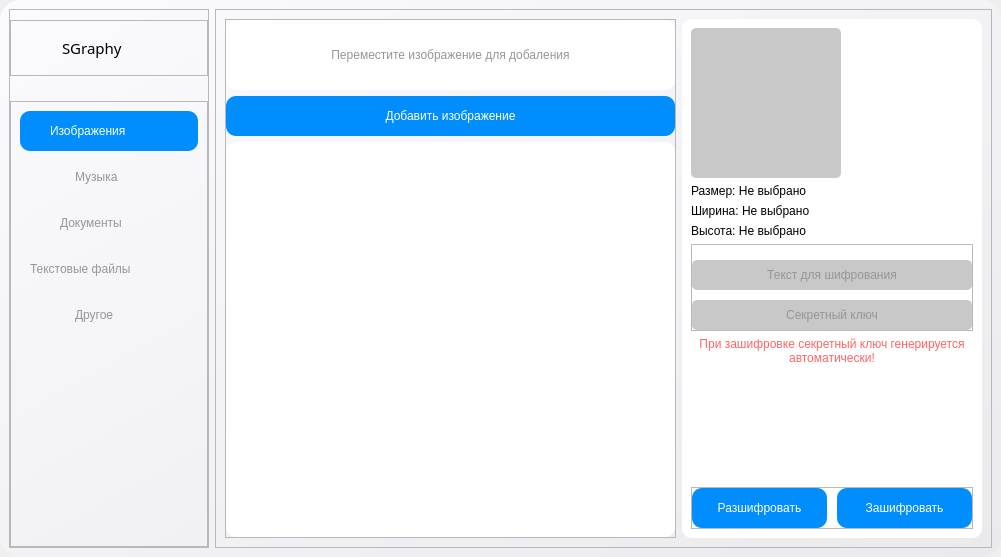
<?xml version="1.0" encoding="UTF-8"?>
<ui version="4.0">
 <class>MainWindow</class>
 <widget class="QMainWindow" name="MainWindow">
  <property name="geometry">
   <rect>
    <x>0</x>
    <y>0</y>
    <width>1001</width>
    <height>557</height>
   </rect>
  </property>
  <property name="acceptDrops">
   <bool>false</bool>
  </property>
  <property name="windowTitle">
   <string>MainWindow</string>
  </property>
  <property name="styleSheet">
   <string notr="true">#centralwidget {
	border-radius: 20px;

	background: qlineargradient(spread:pad, x1:0, y1:0, x2:1, y2:1, stop:0 rgba(251, 251, 255, 255), stop:1 rgba(234, 234, 237, 255));
}

QLabel {
	font: 81 12pt &quot;Montserrat ExtraBold&quot;;
}</string>
  </property>
  <widget class="QWidget" name="centralwidget">
   <layout class="QHBoxLayout" name="horizontalLayout">
    <item>
     <widget class="QFrame" name="explorerFrame">
      <property name="minimumSize">
       <size>
        <width>200</width>
        <height>0</height>
       </size>
      </property>
      <property name="maximumSize">
       <size>
        <width>200</width>
        <height>16777215</height>
       </size>
      </property>
      <property name="frameShape">
       <enum>QFrame::StyledPanel</enum>
      </property>
      <property name="frameShadow">
       <enum>QFrame::Raised</enum>
      </property>
      <layout class="QVBoxLayout" name="verticalLayout">
       <property name="spacing">
        <number>25</number>
       </property>
       <property name="leftMargin">
        <number>0</number>
       </property>
       <property name="topMargin">
        <number>0</number>
       </property>
       <property name="rightMargin">
        <number>0</number>
       </property>
       <property name="bottomMargin">
        <number>0</number>
       </property>
       <item>
        <spacer name="verticalSpacer">
         <property name="orientation">
          <enum>Qt::Vertical</enum>
         </property>
         <property name="sizeType">
          <enum>QSizePolicy::Fixed</enum>
         </property>
         <property name="sizeHint" stdset="0">
          <size>
           <width>10</width>
           <height>10</height>
          </size>
         </property>
        </spacer>
       </item>
       <item>
        <widget class="QFrame" name="logoFrame">
         <property name="maximumSize">
          <size>
           <width>16777215</width>
           <height>70</height>
          </size>
         </property>
         <property name="frameShape">
          <enum>QFrame::StyledPanel</enum>
         </property>
         <property name="frameShadow">
          <enum>QFrame::Raised</enum>
         </property>
         <layout class="QHBoxLayout" name="horizontalLayout_2">
          <item>
           <widget class="QLabel" name="logoPixmap">
            <property name="minimumSize">
             <size>
              <width>36</width>
              <height>36</height>
             </size>
            </property>
            <property name="maximumSize">
             <size>
              <width>36</width>
              <height>36</height>
             </size>
            </property>
            <property name="text">
             <string/>
            </property>
            <property name="pixmap">
             <pixmap resource="../Resources/MainWindow.qrc">:/Icons/Icons/sgraphy.png</pixmap>
            </property>
            <property name="scaledContents">
             <bool>true</bool>
            </property>
           </widget>
          </item>
          <item>
           <widget class="QLabel" name="logoText">
            <property name="font">
             <font>
              <family>Montserrat ExtraBold</family>
              <pointsize>11</pointsize>
              <weight>10</weight>
              <italic>false</italic>
              <bold>false</bold>
             </font>
            </property>
            <property name="styleSheet">
             <string notr="true">#logoText {
	font: 81 11pt &quot;Montserrat ExtraBold&quot;;
}</string>
            </property>
            <property name="text">
             <string>SGraphy</string>
            </property>
           </widget>
          </item>
         </layout>
        </widget>
       </item>
       <item>
        <widget class="QFrame" name="buttonsFrame">
         <property name="styleSheet">
          <string notr="true">QRadioButton {
	background: rgba(0,0,0,0);
	border-radius: 10px;

	color: rgb(150, 150, 150);

	font: 81 12pt &quot;Montserrat ExtraBold&quot;;
}

QRadioButton::indicator {
	width: 0px;
	height: 0px;
}

QRadioButton:checked {
	color: rgba(255, 255, 255, 255);
	background: rgba(0,142,255,255);
}</string>
         </property>
         <property name="frameShape">
          <enum>QFrame::StyledPanel</enum>
         </property>
         <property name="frameShadow">
          <enum>QFrame::Raised</enum>
         </property>
         <layout class="QVBoxLayout" name="verticalLayout_2">
          <item>
           <widget class="QRadioButton" name="imagesButton">
            <property name="minimumSize">
             <size>
              <width>0</width>
              <height>40</height>
             </size>
            </property>
            <property name="cursor">
             <cursorShape>PointingHandCursor</cursorShape>
            </property>
            <property name="layoutDirection">
             <enum>Qt::LeftToRight</enum>
            </property>
            <property name="styleSheet">
             <string notr="true">spacing: 30px;</string>
            </property>
            <property name="text">
             <string>Изображения</string>
            </property>
            <property name="checked">
             <bool>true</bool>
            </property>
            <property name="autoExclusive">
             <bool>true</bool>
            </property>
           </widget>
          </item>
          <item>
           <widget class="QRadioButton" name="musicButton">
            <property name="minimumSize">
             <size>
              <width>0</width>
              <height>40</height>
             </size>
            </property>
            <property name="cursor">
             <cursorShape>PointingHandCursor</cursorShape>
            </property>
            <property name="layoutDirection">
             <enum>Qt::LeftToRight</enum>
            </property>
            <property name="styleSheet">
             <string notr="true">spacing: 55px;</string>
            </property>
            <property name="text">
             <string>Музыка</string>
            </property>
            <property name="autoExclusive">
             <bool>true</bool>
            </property>
           </widget>
          </item>
          <item>
           <widget class="QRadioButton" name="docsButton">
            <property name="minimumSize">
             <size>
              <width>0</width>
              <height>40</height>
             </size>
            </property>
            <property name="cursor">
             <cursorShape>PointingHandCursor</cursorShape>
            </property>
            <property name="layoutDirection">
             <enum>Qt::LeftToRight</enum>
            </property>
            <property name="styleSheet">
             <string notr="true">spacing: 40px;</string>
            </property>
            <property name="text">
             <string>Документы</string>
            </property>
            <property name="autoExclusive">
             <bool>true</bool>
            </property>
           </widget>
          </item>
          <item>
           <widget class="QRadioButton" name="textButton">
            <property name="minimumSize">
             <size>
              <width>0</width>
              <height>40</height>
             </size>
            </property>
            <property name="cursor">
             <cursorShape>PointingHandCursor</cursorShape>
            </property>
            <property name="layoutDirection">
             <enum>Qt::LeftToRight</enum>
            </property>
            <property name="styleSheet">
             <string notr="true">spacing: 10px;</string>
            </property>
            <property name="text">
             <string>Текстовые файлы</string>
            </property>
            <property name="autoExclusive">
             <bool>true</bool>
            </property>
           </widget>
          </item>
          <item>
           <widget class="QRadioButton" name="otherButton">
            <property name="minimumSize">
             <size>
              <width>0</width>
              <height>40</height>
             </size>
            </property>
            <property name="cursor">
             <cursorShape>PointingHandCursor</cursorShape>
            </property>
            <property name="layoutDirection">
             <enum>Qt::LeftToRight</enum>
            </property>
            <property name="styleSheet">
             <string notr="true">spacing: 55px;</string>
            </property>
            <property name="text">
             <string>Другое</string>
            </property>
            <property name="autoExclusive">
             <bool>true</bool>
            </property>
           </widget>
          </item>
          <item>
           <spacer name="verticalSpacer_2">
            <property name="orientation">
             <enum>Qt::Vertical</enum>
            </property>
            <property name="sizeHint" stdset="0">
             <size>
              <width>20</width>
              <height>40</height>
             </size>
            </property>
           </spacer>
          </item>
         </layout>
        </widget>
       </item>
      </layout>
     </widget>
    </item>
    <item>
     <widget class="QFrame" name="mainFrame">
      <property name="styleSheet">
       <string notr="true">#mainTabs::pane {
	border: none;
	box-shadow: none;
	outline: none;
}

#mainTabs::tab-bar {
	width: 0; height: 0; margin: 0; padding: 0; border: none;
}

QProgressBar {
    text-align: center;
	border-radius: 10px;

	font: 81 12pt &quot;Montserrat ExtraBold&quot;;

	color: rgb(150, 150, 150);
}

QProgressBar::chunk {
    background: rgba(0,142,255,255);
    width: 20px;
}</string>
      </property>
      <property name="frameShape">
       <enum>QFrame::StyledPanel</enum>
      </property>
      <property name="frameShadow">
       <enum>QFrame::Raised</enum>
      </property>
      <layout class="QGridLayout" name="gridLayout">
       <item row="0" column="2">
        <widget class="QStackedWidget" name="stackedWidget">
         <property name="lineWidth">
          <number>0</number>
         </property>
         <property name="currentIndex">
          <number>0</number>
         </property>
         <widget class="QWidget" name="imagesWidget">
          <property name="styleSheet">
           <string notr="true">#imagePreviewFrame,
#imageDropbox,
#imagesList {
	background: rgb(255, 255, 255);
	border-radius: 10px;
}

#imagePreview {
	border-radius: 5px;
	background-color: rgb(200, 200, 200);
}
</string>
          </property>
          <layout class="QHBoxLayout" name="horizontalLayout_3">
           <property name="leftMargin">
            <number>0</number>
           </property>
           <property name="topMargin">
            <number>0</number>
           </property>
           <property name="rightMargin">
            <number>0</number>
           </property>
           <property name="bottomMargin">
            <number>0</number>
           </property>
           <item>
            <widget class="QFrame" name="leftImagesMenu">
             <property name="acceptDrops">
              <bool>false</bool>
             </property>
             <property name="styleSheet">
              <string notr="true">#imageDropbox {
	background: rgb(255,255,255);

	font: 63 12pt &quot;Montserrat SemiBold&quot;;
	color: rgb(150, 150, 150);
}

#imagesList {
	font: 63 10pt &quot;Montserrat SemiBold&quot;;
	color: rgb(150, 150, 150);

	outline: 0;
}

#imagesList:checked {
	color: rgba(255, 255, 255, 255);
	background: rgba(0,142,255,255);
}

#imagesList::item {
	margin: 5px;
	margin-bottom: 0px;

	min-height: 30px;
    border-radius: 5px;
}

#imagesList::item:selected {
	color: rgba(255, 255, 255, 255);
	background: rgba(0,142,255,255);
}

#imagesList::item:selected:!active {
	color: rgba(255, 255, 255, 255);
	background: rgba(0,142,255,255);
}

#imagesList::item:selected:active {
	color: rgba(255, 255, 255, 255);
	background: rgba(0,142,255,255);
}

#imagesList::item:hover {
	color: rgba(255, 255, 255, 255);
	background: rgba(0,142,255,255);
}

QPushButton {
	background: rgba(0,0,0,0);
	border-radius: 10px;

	color: rgba(255, 255, 255, 255);
	background: rgba(0,142,255,255);

	font: 81 10pt &quot;Montserrat ExtraBold&quot;;
}

QPushButton:hover {
	color: rgba(255, 255, 255, 255);
	background: rgb(0, 113, 204);
}</string>
             </property>
             <property name="frameShape">
              <enum>QFrame::StyledPanel</enum>
             </property>
             <property name="frameShadow">
              <enum>QFrame::Raised</enum>
             </property>
             <property name="lineWidth">
              <number>0</number>
             </property>
             <layout class="QVBoxLayout" name="verticalLayout_5">
              <property name="leftMargin">
               <number>0</number>
              </property>
              <property name="topMargin">
               <number>0</number>
              </property>
              <property name="rightMargin">
               <number>0</number>
              </property>
              <property name="bottomMargin">
               <number>0</number>
              </property>
              <item>
               <widget class="QLabel" name="imageDropbox">
                <property name="minimumSize">
                 <size>
                  <width>0</width>
                  <height>70</height>
                 </size>
                </property>
                <property name="maximumSize">
                 <size>
                  <width>16777215</width>
                  <height>70</height>
                 </size>
                </property>
                <property name="cursor">
                 <cursorShape>ArrowCursor</cursorShape>
                </property>
                <property name="mouseTracking">
                 <bool>false</bool>
                </property>
                <property name="acceptDrops">
                 <bool>true</bool>
                </property>
                <property name="text">
                 <string>Переместите изображение для добаления</string>
                </property>
                <property name="alignment">
                 <set>Qt::AlignCenter</set>
                </property>
               </widget>
              </item>
              <item>
               <widget class="QPushButton" name="addImageButton">
                <property name="minimumSize">
                 <size>
                  <width>0</width>
                  <height>40</height>
                 </size>
                </property>
                <property name="styleSheet">
                 <string notr="true"/>
                </property>
                <property name="text">
                 <string>Добавить изображение</string>
                </property>
               </widget>
              </item>
              <item>
               <widget class="QListWidget" name="imagesList">
                <property name="minimumSize">
                 <size>
                  <width>0</width>
                  <height>0</height>
                 </size>
                </property>
                <property name="focusPolicy">
                 <enum>Qt::ClickFocus</enum>
                </property>
                <property name="autoScroll">
                 <bool>true</bool>
                </property>
               </widget>
              </item>
             </layout>
            </widget>
           </item>
           <item>
            <widget class="QFrame" name="imagePreviewFrame">
             <property name="minimumSize">
              <size>
               <width>0</width>
               <height>0</height>
              </size>
             </property>
             <property name="maximumSize">
              <size>
               <width>300</width>
               <height>16777215</height>
              </size>
             </property>
             <property name="styleSheet">
              <string notr="true"/>
             </property>
             <property name="frameShape">
              <enum>QFrame::StyledPanel</enum>
             </property>
             <property name="frameShadow">
              <enum>QFrame::Raised</enum>
             </property>
             <layout class="QVBoxLayout" name="verticalLayout_3">
              <item>
               <widget class="QLabel" name="imagePreview">
                <property name="minimumSize">
                 <size>
                  <width>150</width>
                  <height>150</height>
                 </size>
                </property>
                <property name="maximumSize">
                 <size>
                  <width>150</width>
                  <height>150</height>
                 </size>
                </property>
                <property name="lineWidth">
                 <number>0</number>
                </property>
                <property name="text">
                 <string/>
                </property>
                <property name="scaledContents">
                 <bool>true</bool>
                </property>
                <property name="alignment">
                 <set>Qt::AlignCenter</set>
                </property>
                <property name="wordWrap">
                 <bool>false</bool>
                </property>
               </widget>
              </item>
              <item>
               <widget class="QLabel" name="imageSizeText">
                <property name="styleSheet">
                 <string notr="true">font: 63 8pt &quot;Montserrat SemiBold&quot;;
color: rgb(0, 0, 0);</string>
                </property>
                <property name="text">
                 <string>Размер: Не выбрано</string>
                </property>
               </widget>
              </item>
              <item>
               <widget class="QLabel" name="imageWidthText">
                <property name="styleSheet">
                 <string notr="true">font: 63 8pt &quot;Montserrat SemiBold&quot;;
color: rgb(0, 0, 0);</string>
                </property>
                <property name="text">
                 <string>Ширина: Не выбрано</string>
                </property>
               </widget>
              </item>
              <item>
               <widget class="QLabel" name="imageHeightText">
                <property name="styleSheet">
                 <string notr="true">font: 63 8pt &quot;Montserrat SemiBold&quot;;
color: rgb(0, 0, 0);</string>
                </property>
                <property name="text">
                 <string>Высота: Не выбрано</string>
                </property>
               </widget>
              </item>
              <item>
               <widget class="QFrame" name="keysFrame">
                <property name="styleSheet">
                 <string notr="true">QLineEdit {
	border: none;
	border-radius: 5px;
	color: rgb(100, 100, 100);
	background-color: rgb(200, 200, 200);

	font: 63 10pt &quot;Montserrat SemiBold&quot;;
}</string>
                </property>
                <property name="frameShape">
                 <enum>QFrame::StyledPanel</enum>
                </property>
                <property name="frameShadow">
                 <enum>QFrame::Raised</enum>
                </property>
                <layout class="QVBoxLayout" name="verticalLayout_4">
                 <property name="spacing">
                  <number>10</number>
                 </property>
                 <property name="leftMargin">
                  <number>0</number>
                 </property>
                 <property name="topMargin">
                  <number>15</number>
                 </property>
                 <property name="rightMargin">
                  <number>0</number>
                 </property>
                 <property name="bottomMargin">
                  <number>0</number>
                 </property>
                 <item>
                  <widget class="QLineEdit" name="textToEncode">
                   <property name="minimumSize">
                    <size>
                     <width>0</width>
                     <height>30</height>
                    </size>
                   </property>
                   <property name="alignment">
                    <set>Qt::AlignCenter</set>
                   </property>
                   <property name="readOnly">
                    <bool>false</bool>
                   </property>
                   <property name="placeholderText">
                    <string>Текст для шифрования</string>
                   </property>
                  </widget>
                 </item>
                 <item>
                  <widget class="QLineEdit" name="secretKey">
                   <property name="minimumSize">
                    <size>
                     <width>0</width>
                     <height>30</height>
                    </size>
                   </property>
                   <property name="alignment">
                    <set>Qt::AlignCenter</set>
                   </property>
                   <property name="readOnly">
                    <bool>false</bool>
                   </property>
                   <property name="placeholderText">
                    <string>Секретный ключ</string>
                   </property>
                  </widget>
                 </item>
                </layout>
               </widget>
              </item>
              <item>
               <widget class="QLabel" name="secretKeyHelpLabel">
                <property name="styleSheet">
                 <string notr="true">QLabel {
	border: none;
	color: rgb(255, 100, 100);

	font: 63 10pt &quot;Montserrat SemiBold&quot;;
}</string>
                </property>
                <property name="text">
                 <string>При зашифровке секретный ключ генерируется автоматически!</string>
                </property>
                <property name="alignment">
                 <set>Qt::AlignCenter</set>
                </property>
                <property name="wordWrap">
                 <bool>true</bool>
                </property>
               </widget>
              </item>
              <item>
               <spacer name="verticalSpacer_3">
                <property name="orientation">
                 <enum>Qt::Vertical</enum>
                </property>
                <property name="sizeHint" stdset="0">
                 <size>
                  <width>20</width>
                  <height>40</height>
                 </size>
                </property>
               </spacer>
              </item>
              <item>
               <widget class="QFrame" name="encryptionFrame">
                <property name="styleSheet">
                 <string notr="true">QPushButton {
	background: rgba(0,0,0,0);
	border-radius: 10px;

	color: rgba(255, 255, 255, 255);
	background: rgba(0,142,255,255);

	font: 81 10pt &quot;Montserrat ExtraBold&quot;;
}

QPushButton:hover {
	color: rgba(255, 255, 255, 255);
	background: rgb(0, 113, 204);
}</string>
                </property>
                <property name="frameShape">
                 <enum>QFrame::StyledPanel</enum>
                </property>
                <property name="frameShadow">
                 <enum>QFrame::Raised</enum>
                </property>
                <layout class="QHBoxLayout" name="horizontalLayout_4">
                 <property name="spacing">
                  <number>10</number>
                 </property>
                 <property name="leftMargin">
                  <number>0</number>
                 </property>
                 <property name="topMargin">
                  <number>0</number>
                 </property>
                 <property name="rightMargin">
                  <number>0</number>
                 </property>
                 <property name="bottomMargin">
                  <number>0</number>
                 </property>
                 <item>
                  <widget class="QPushButton" name="decryptButton">
                   <property name="minimumSize">
                    <size>
                     <width>0</width>
                     <height>40</height>
                    </size>
                   </property>
                   <property name="text">
                    <string>Разшифровать</string>
                   </property>
                  </widget>
                 </item>
                 <item>
                  <widget class="QPushButton" name="encryptButton">
                   <property name="minimumSize">
                    <size>
                     <width>0</width>
                     <height>40</height>
                    </size>
                   </property>
                   <property name="text">
                    <string>Зашифровать</string>
                   </property>
                  </widget>
                 </item>
                </layout>
               </widget>
              </item>
             </layout>
            </widget>
           </item>
          </layout>
         </widget>
         <widget class="QWidget" name="musicWidget"/>
         <widget class="QWidget" name="docsWidget"/>
         <widget class="QWidget" name="textWidget"/>
         <widget class="QWidget" name="otherWidget"/>
        </widget>
       </item>
      </layout>
     </widget>
    </item>
   </layout>
  </widget>
 </widget>
 <resources>
  <include location="../Resources/MainWindow.qrc"/>
 </resources>
 <connections/>
</ui>
